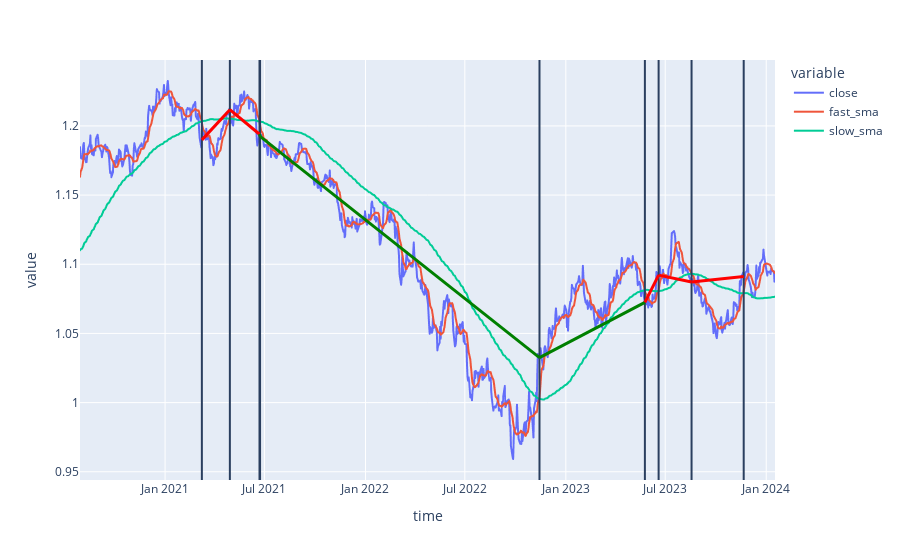

The notebook cell this image was saved under:
### Code cell
# visualize close price
fig = px.line(df, x='time', y=['close', 'fast_sma', 'slow_sma'])

for i, row in signal.iterrows():
    fig.add_vline(x=row.time)
    
for i, row in deals[deals['status'] == 'closed'].iterrows():
    
    if row.profit > 0:
        fig.add_shape(type="line",
            x0=row.open_datetime, y0=row.open_price, x1=row.close_datetime, y1=row.close_price,
            line=dict(color="Green",width=3)
                     )
                      
    elif row.profit < 0:
        fig.add_shape(type="line",
            x0=row.open_datetime, y0=row.open_price, x1=row.close_datetime, y1=row.close_price,
            line=dict(color="Red",width=3)
                      )

    
fig.show()

### Figure 1 — Plotly figure (JSON) as saved in the notebook; plotly's stock layout.template omitted (floating-point values rounded to 4 significant figures; data arrays with more than 128 entries replaced by an {"elided": "..."} marker saying what was removed)
{"data": [{"hovertemplate": "variable=close<br>time=%{x}<br>value=%{y}<extra></extra>", "legendgroup": "close", "line": {"color": "#636efa", "dash": "solid"}, "marker": {"symbol": "circle"}, "mode": "lines", "name": "close", "showlegend": true, "type": "scattergl", "x": {"elided": "901 str values"}, "xaxis": "x", "y": {"elided": "901 float values"}, "yaxis": "y"}, {"hovertemplate": "variable=fast_sma<br>time=%{x}<br>value=%{y}<extra></extra>", "legendgroup": "fast_sma", "line": {"color": "#EF553B", "dash": "solid"}, "marker": {"symbol": "circle"}, "mode": "lines", "name": "fast_sma", "showlegend": true, "type": "scattergl", "x": {"elided": "901 str values"}, "xaxis": "x", "y": {"elided": "901 float values"}, "yaxis": "y"}, {"hovertemplate": "variable=slow_sma<br>time=%{x}<br>value=%{y}<extra></extra>", "legendgroup": "slow_sma", "line": {"color": "#00cc96", "dash": "solid"}, "marker": {"symbol": "circle"}, "mode": "lines", "name": "slow_sma", "showlegend": true, "type": "scattergl", "x": {"elided": "901 str values"}, "xaxis": "x", "y": {"elided": "901 float values"}, "yaxis": "y"}], "layout": {"legend": {"title": {"text": "variable"}, "tracegroupgap": 0}, "margin": {"t": 60}, "shapes": [{"type": "line", "x0": "2021-03-09T00:00:00", "x1": "2021-03-09T00:00:00", "xref": "x", "y0": 0, "y1": 1, "yref": "y domain"}, {"type": "line", "x0": "2021-04-29T00:00:00", "x1": "2021-04-29T00:00:00", "xref": "x", "y0": 0, "y1": 1, "yref": "y domain"}, {"type": "line", "x0": "2021-06-22T00:00:00", "x1": "2021-06-22T00:00:00", "xref": "x", "y0": 0, "y1": 1, "yref": "y domain"}, {"type": "line", "x0": "2021-06-23T00:00:00", "x1": "2021-06-23T00:00:00", "xref": "x", "y0": 0, "y1": 1, "yref": "y domain"}, {"type": "line", "x0": "2022-11-14T00:00:00", "x1": "2022-11-14T00:00:00", "xref": "x", "y0": 0, "y1": 1, "yref": "y domain"}, {"type": "line", "x0": "2023-05-25T00:00:00", "x1": "2023-05-25T00:00:00", "xref": "x", "y0": 0, "y1": 1, "yref": "y domain"}, {"type": "line", "x0": "2023-06-19T00:00:00", "x1": "2023-06-19T00:00:00", "xref": "x", "y0": 0, "y1": 1, "yref": "y domain"}, {"type": "line", "x0": "2023-08-18T00:00:00", "x1": "2023-08-18T00:00:00", "xref": "x", "y0": 0, "y1": 1, "yref": "y domain"}, {"type": "line", "x0": "2023-11-21T00:00:00", "x1": "2023-11-21T00:00:00", "xref": "x", "y0": 0, "y1": 1, "yref": "y domain"}, {"line": {"color": "Red", "width": 3}, "type": "line", "x0": "2021-03-09T00:00:00", "x1": "2021-04-29T00:00:00", "y0": 1.19, "y1": 1.212}, {"line": {"color": "Red", "width": 3}, "type": "line", "x0": "2021-04-29T00:00:00", "x1": "2021-06-22T00:00:00", "y0": 1.212, "y1": 1.194}, {"line": {"color": "Green", "width": 3}, "type": "line", "x0": "2021-06-22T00:00:00", "x1": "2021-06-23T00:00:00", "y0": 1.194, "y1": 1.192}, {"line": {"color": "Green", "width": 3}, "type": "line", "x0": "2021-06-23T00:00:00", "x1": "2022-11-14T00:00:00", "y0": 1.192, "y1": 1.032}, {"line": {"color": "Green", "width": 3}, "type": "line", "x0": "2022-11-14T00:00:00", "x1": "2023-05-25T00:00:00", "y0": 1.032, "y1": 1.072}, {"line": {"color": "Red", "width": 3}, "type": "line", "x0": "2023-05-25T00:00:00", "x1": "2023-06-19T00:00:00", "y0": 1.072, "y1": 1.092}, {"line": {"color": "Red", "width": 3}, "type": "line", "x0": "2023-06-19T00:00:00", "x1": "2023-08-18T00:00:00", "y0": 1.092, "y1": 1.087}, {"line": {"color": "Red", "width": 3}, "type": "line", "x0": "2023-08-18T00:00:00", "x1": "2023-11-21T00:00:00", "y0": 1.087, "y1": 1.091}], "xaxis": {"anchor": "y", "domain": [0, 1], "title": {"text": "time"}}, "yaxis": {"anchor": "x", "domain": [0, 1], "title": {"text": "value"}}}}
